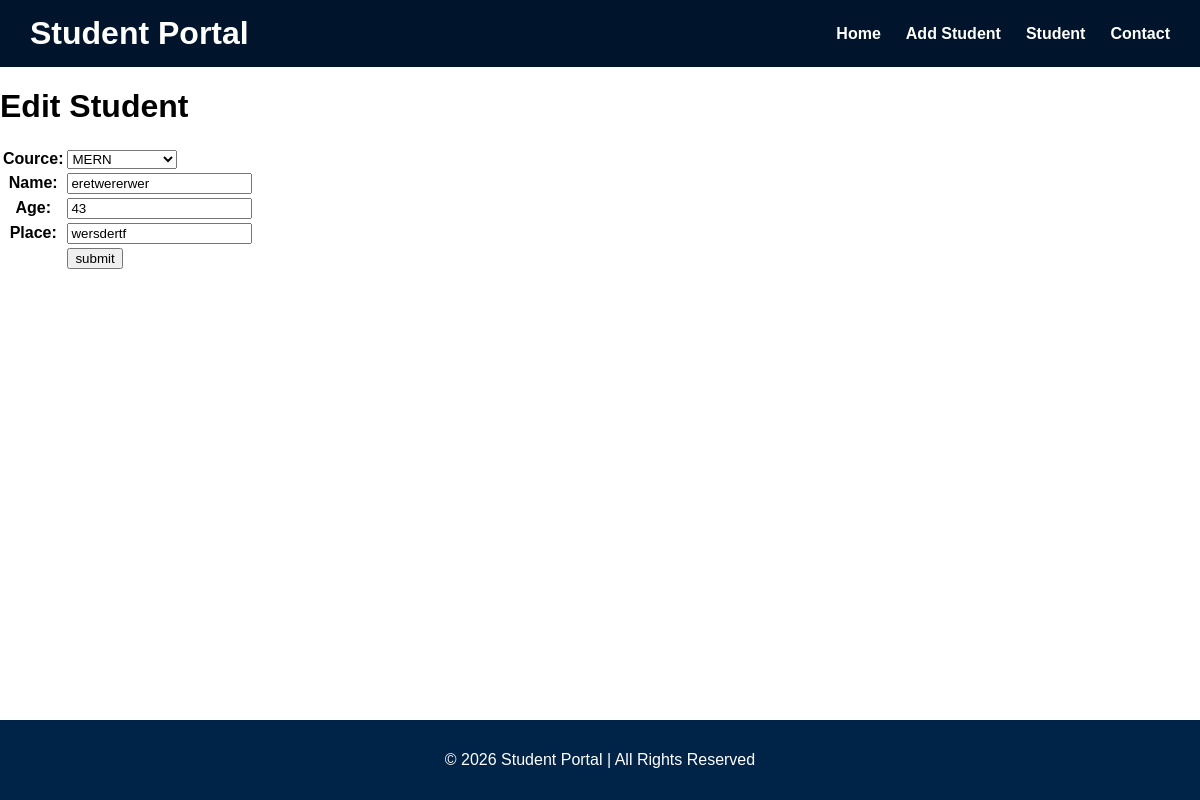
Page /app/edit-student/10 on the committed database.
### app/models.py (models this page shows, shortened)
class Student(models.Model):
    cource = models.ForeignKey(Cource, on_delete=models.CASCADE)
    name = models.CharField(max_length=255)
    age = models.IntegerField()
    place = models.CharField(max_length=255)

class Cource(models.Model):
    name = models.CharField(max_length=255)
    duration = models.CharField(max_length=255)
    def __str__(self):
        return self.name

### app/views.py (the view, shortened to what this page needs)
# urls.py: path("edit-student/<int:id>", views.edit_student, name="edit_student"),
def edit_student(request, id):
    student = Student.objects.get(pk=id)
    form = StudentForm(instance=student)
    context = {"form": form}
    return render(request, "app/edit_student.html", context)

### app/forms.py
class StudentForm(forms.ModelForm):
    class Meta:
        model = Student
        fields = "__all__"

### app/templates/app/edit_student.html (shortened to what this page needs)
{% extends 'app/base.html' %}
{% block content %}
<h1>
    Edit Student
</h1>
<table>
    <form action="" method="post">
        {{form.as_table}}
        <tr>
            <td></td><td><input type="submit" value="submit"></td>
        </tr>
</form>
</table>
{% endblock content %}

### app/static/app/css/style.css (style rules this page uses)
body { margin:0; font-family:Arial, Helvetica, sans-serif; }

### rows in the picture
Student: cource "MERN", age "43", place "wersdertf"
Cource: name "eretwererwer"
